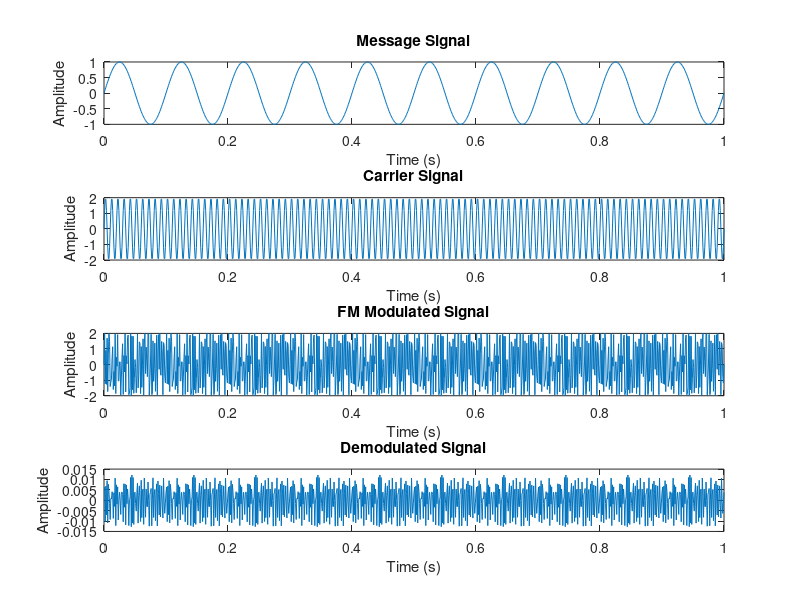

Write MATLAB code to recreate this figure.
clc;
clear all;
close all;

% Signal parameters
Am = 1;               % Amplitude of the message signal
fm = 10;              % Frequency of the message signal (Hz)
Ac = 2;               % Amplitude of the carrier signal
fc = 100;             % Frequency of the carrier signal (Hz)
modulation_index = 1;   % Modulation index (Frequency deviation / Frequency of the message signal)
delta_f = 50;         % Frequency deviation for FM (Hz)

% Time parameters
t = 0:0.001:1;        % Time vector (from 0 to 1 second with a step size of 0.001 second)

% Generate the message signal
message_signal = Am * sin(2*pi*fm*t);

% Generate the carrier signal
carrier_signal = Ac * sin(2*pi*fc*t);

% Generate the FM modulated signal
modulated_signal = Ac * sin(2*pi*fc*t + 2*pi*delta_f*cumsum(message_signal));

% Demodulation
demodulated_signal = diff(modulated_signal) / (2*pi*delta_f);

% Plotting
subplot(4, 1, 1);
plot(t, message_signal);
xlabel('Time (s)');
ylabel('Amplitude');
title('Message Signal');

subplot(4, 1, 2);
plot(t, carrier_signal);
xlabel('Time (s)');
ylabel('Amplitude');
title('Carrier Signal');

subplot(4, 1, 3);
plot(t, modulated_signal);
xlabel('Time (s)');
ylabel('Amplitude');
title('FM Modulated Signal');

subplot(4, 1, 4);
plot(t(2:end), demodulated_signal);
xlabel('Time (s)');
ylabel('Amplitude');
title('Demodulated Signal');

